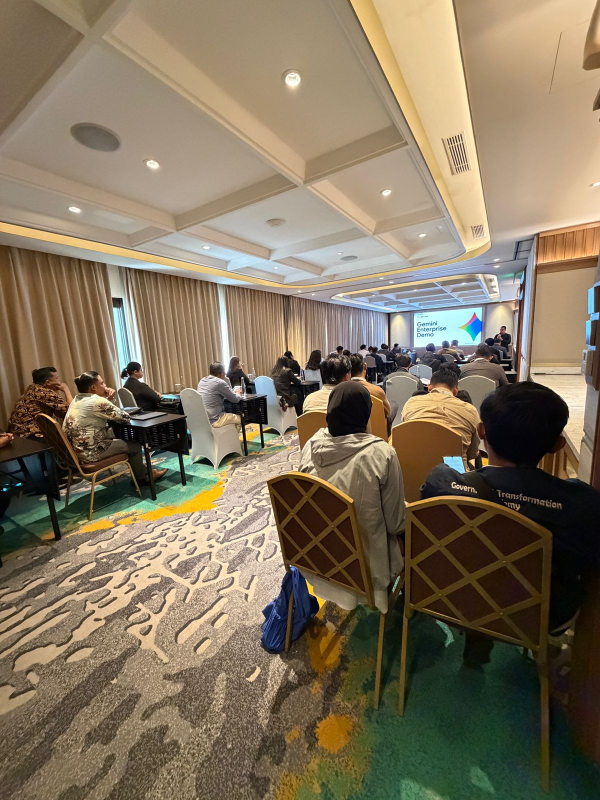
#> input picture files/WhatsApp_Image_2026-06-10_at_14.33.00.jpeg, 1200 x 1600 px (shown at 1/2 size); its folder holds only this picture in this run
$ python generate_thumbs.py
#> lines starting #> are read from the running program, lines starting #| are printed output that depends on the picture
import os
from PIL import Image

PROJECT_ROOT = os.path.abspath(os.path.join(os.path.dirname(__file__), '..'))
UPLOAD_FOLDER = os.path.join(PROJECT_ROOT, 'files')
THUMB_FOLDER = os.path.join(PROJECT_ROOT, 'static', 'thumbs')

os.makedirs(THUMB_FOLDER, exist_ok=True)

IMAGE_EXTS = {'.jpg', '.jpeg', '.png', '.gif'}

created = []
updated = []
skipped = []
errors = []

for name in sorted(os.listdir(UPLOAD_FOLDER)):
    src = os.path.join(UPLOAD_FOLDER, name)
    if not os.path.isfile(src):
        continue
    ext = os.path.splitext(name)[1].lower()
    if ext not in IMAGE_EXTS:
        skipped.append(name)
        continue

    thumb_name = f"thumb_{name}.jpg"
    dest = os.path.join(THUMB_FOLDER, thumb_name)

    try:
        regenerate = True
        if os.path.exists(dest):
            # only regenerate if source is newer
            if os.path.getmtime(dest) >= os.path.getmtime(src):
                regenerate = False

        if regenerate:
            with Image.open(src) as img:
#> img is the input picture: PIL image 1200x1600 RGB; mean R, G, B 129.6, 115.7, 93.4
                if img.mode not in ("RGB", "RGBA"):
                    img = img.convert("RGB")
                img.thumbnail((300, 300))
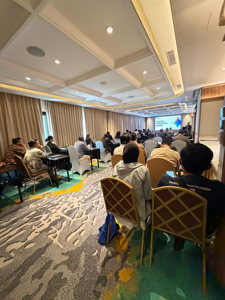
#> img: PIL image 225x300 RGB; mean R, G, B 129.7, 115.9, 93.6
                img.save(dest, format='JPEG', quality=85)

            if regenerate and not os.path.exists(dest):
                errors.append(name)
            else:
                created.append(name)
        else:
            updated.append(name)
    except Exception as e:
        errors.append(f"{name}: {e}")

print('--- Thumbnail generation summary ---')
print('Created:', len(created))
print('Up-to-date (skipped regen):', len(updated))
print('Skipped (not images):', len(skipped))
print('Errors:', len(errors))
if created:
    print('\nCreated files:')
    for n in created:
        print(' -', n)
if errors:
    print('\nErrors:')
    for e in errors:
        print(' -', e)
print('\nThumbnails are in:', THUMB_FOLDER)
